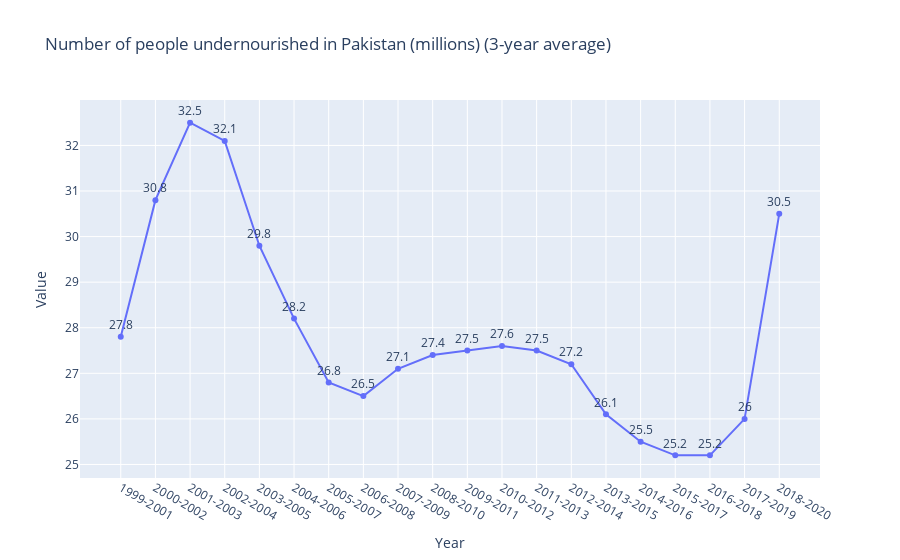

Write notebook code for a chart like this one.
### Markdown cell above
### Data Visualization

### Code cell
import plotly.express as px

fig = px.line(data, x="Year", y="Value"  , text='Value' , title="Number of people undernourished in Pakistan (millions) (3-year average)")
fig.update_traces(textposition="top center")
# showing the plot
fig.show()

### Figure 1 — Plotly figure (JSON) as saved in the notebook; plotly's stock layout.template omitted (floating-point values rounded to 4 significant figures)
{"data": [{"hovertemplate": "Year=%{x}<br>Value=%{text}<extra></extra>", "legendgroup": "", "line": {"color": "#636efa", "dash": "solid"}, "marker": {"symbol": "circle"}, "mode": "markers+lines+text", "name": "", "orientation": "v", "showlegend": false, "text": ["27.8", 30.8, 32.5, 32.1, 29.8, 28.2, 26.8, 26.5, 27.1, 27.4, 27.5, 27.6, 27.5, 27.2, 26.1, 25.5, 25.2, 25.2, 26, 30.5], "textposition": "top center", "type": "scatter", "x": ["1999-2001", "2000-2002", "2001-2003", "2002-2004", "2003-2005", "2004-2006", "2005-2007", "2006-2008", "2007-2009", "2008-2010", "2009-2011", "2010-2012", "2011-2013", "2012-2014", "2013-2015", "2014-2016", "2015-2017", "2016-2018", "2017-2019", "2018-2020"], "xaxis": "x", "y": ["27.8", 30.8, 32.5, 32.1, 29.8, 28.2, 26.8, 26.5, 27.1, 27.4, 27.5, 27.6, 27.5, 27.2, 26.1, 25.5, 25.2, 25.2, 26, 30.5], "yaxis": "y"}], "layout": {"legend": {"tracegroupgap": 0}, "title": {"text": "Number of people undernourished in Pakistan (millions) (3-year average)"}, "xaxis": {"anchor": "y", "domain": [0, 1], "title": {"text": "Year"}}, "yaxis": {"anchor": "x", "domain": [0, 1], "title": {"text": "Value"}}}}
